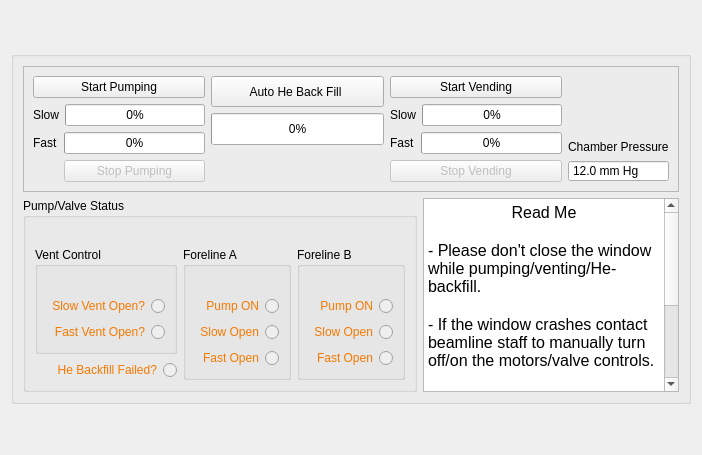
      <widget class="QWidget" name="tab_10">
       <attribute name="title">
        <string>Sample Exchange</string>
       </attribute>
       <layout class="QGridLayout" name="gridLayout_96">
        <item row="1" column="0">
         <widget class="QGroupBox" name="groupBox_22">
          <property name="styleSheet">
           <string notr="true">gridline-color: rgb(196, 160, 0);</string>
          </property>
          <property name="title">
           <string/>
          </property>
          <layout class="QGridLayout" name="gridLayout_105">
           <item row="1" column="1">
            <widget class="QTextEdit" name="textEdit">
             <property name="sizePolicy">
              <sizepolicy hsizetype="Expanding" vsizetype="Preferred">
               <horstretch>0</horstretch>
               <verstretch>0</verstretch>
              </sizepolicy>
             </property>
             <property name="readOnly">
              <bool>true</bool>
             </property>
             <property name="html">
              <string>&lt;!DOCTYPE HTML PUBLIC &quot;-//W3C//DTD HTML 4.0//EN&quot; &quot;http://www.w3.org/TR/REC-html40/strict.dtd&quot;&gt;
&lt;html&gt;&lt;head&gt;&lt;meta name=&quot;qrichtext&quot; content=&quot;1&quot; /&gt;&lt;style type=&quot;text/css&quot;&gt;
p, li { white-space: pre-wrap; }
&lt;/style&gt;&lt;/head&gt;&lt;body style=&quot; font-family:'Segoe UI'; font-size:12pt; font-weight:400; font-style:normal;&quot;&gt;
&lt;p align=&quot;center&quot; style=&quot; margin-top:0px; margin-bottom:0px; margin-left:0px; margin-right:0px; -qt-block-indent:0; text-indent:0px;&quot;&gt;Read Me&lt;/p&gt;
&lt;p style=&quot;-qt-paragraph-type:empty; margin-top:0px; margin-bottom:0px; margin-left:0px; margin-right:0px; -qt-block-indent:0; text-indent:0px;&quot;&gt;&lt;br /&gt;&lt;/p&gt;
&lt;p style=&quot; margin-top:0px; margin-bottom:0px; margin-left:0px; margin-right:0px; -qt-block-indent:0; text-indent:0px;&quot;&gt;- Please don't close the window while pumping/venting/He-backfill. &lt;/p&gt;
&lt;p style=&quot;-qt-paragraph-type:empty; margin-top:0px; margin-bottom:0px; margin-left:0px; margin-right:0px; -qt-block-indent:0; text-indent:0px;&quot;&gt;&lt;br /&gt;&lt;/p&gt;
&lt;p style=&quot; margin-top:0px; margin-bottom:0px; margin-left:0px; margin-right:0px; -qt-block-indent:0; text-indent:0px;&quot;&gt;- If the window crashes contact beamline staff to manually turn off/on the motors/valve controls. &lt;/p&gt;
&lt;p style=&quot;-qt-paragraph-type:empty; margin-top:0px; margin-bottom:0px; margin-left:0px; margin-right:0px; -qt-block-indent:0; text-indent:0px;&quot;&gt;&lt;br /&gt;&lt;/p&gt;
&lt;p style=&quot; margin-top:0px; margin-bottom:0px; margin-left:0px; margin-right:0px; -qt-block-indent:0; text-indent:0px;&quot;&gt;- Make sure the helium valve is ON before backfilling with Helium&lt;/p&gt;
&lt;p style=&quot;-qt-paragraph-type:empty; margin-top:0px; margin-bottom:0px; margin-left:0px; margin-right:0px; -qt-block-indent:0; text-indent:0px;&quot;&gt;&lt;br /&gt;&lt;/p&gt;
&lt;p style=&quot; margin-top:0px; margin-bottom:0px; margin-left:0px; margin-right:0px; -qt-block-indent:0; text-indent:0px;&quot;&gt;- If the pressure value is not changing as expeted for more than 10 minutes, contact beamline staff. &lt;/p&gt;&lt;/body&gt;&lt;/html&gt;</string>
             </property>
            </widget>
           </item>
           <item row="0" column="0" colspan="2">
            <widget class="QFrame" name="frame">
             <property name="frameShape">
              <enum>QFrame::StyledPanel</enum>
             </property>
             <property name="frameShadow">
              <enum>QFrame::Raised</enum>
             </property>
             <layout class="QGridLayout" name="gridLayout_104">
              <item row="0" column="1">
               <layout class="QGridLayout" name="gridLayout_69">
                <item row="0" column="0">
                 <widget class="QPushButton" name="pb_auto_he_fill">
                  <property name="enabled">
                   <bool>true</bool>
                  </property>
                  <property name="sizePolicy">
                   <sizepolicy hsizetype="Preferred" vsizetype="Preferred">
                    <horstretch>0</horstretch>
                    <verstretch>0</verstretch>
                   </sizepolicy>
                  </property>
                  <property name="styleSheet">
                   <string notr="true"/>
                  </property>
                  <property name="text">
                   <string>      Auto He Back Fill       </string>
                  </property>
                 </widget>
                </item>
                <item row="3" column="0">
                 <widget class="QLabel" name="label_81">
                  <property name="text">
                   <string/>
                  </property>
                 </widget>
                </item>
                <item row="2" column="0">
                 <widget class="QProgressBar" name="prb_he_backfill">
                  <property name="sizePolicy">
                   <sizepolicy hsizetype="Expanding" vsizetype="Preferred">
                    <horstretch>0</horstretch>
                    <verstretch>0</verstretch>
                   </sizepolicy>
                  </property>
                  <property name="value">
                   <number>0</number>
                  </property>
                 </widget>
                </item>
               </layout>
              </item>
              <item row="0" column="0">
               <layout class="QGridLayout" name="gridLayout_88">
                <item row="0" column="0">
                 <widget class="QPushButton" name="pb_start_pump">
                  <property name="enabled">
                   <bool>true</bool>
                  </property>
                  <property name="sizePolicy">
                   <sizepolicy hsizetype="Preferred" vsizetype="Preferred">
                    <horstretch>0</horstretch>
                    <verstretch>0</verstretch>
                   </sizepolicy>
                  </property>
                  <property name="toolTip">
                   <string>Starts the pumping protocol. Status of all the valves will be checked </string>
                  </property>
                  <property name="styleSheet">
                   <string notr="true"/>
                  </property>
                  <property name="text">
                   <string>Start Pumping</string>
                  </property>
                 </widget>
                </item>
                <item row="1" column="0">
                 <layout class="QGridLayout" name="gridLayout_87">
                  <item row="0" column="0">
                   <layout class="QGridLayout" name="gridLayout_39">
                    <item row="0" column="0">
                     <widget class="QLabel" name="label_57">
                      <property name="text">
                       <string>Slow</string>
                      </property>
                     </widget>
                    </item>
                    <item row="0" column="1">
                     <widget class="QProgressBar" name="prb_pump_slow">
                      <property name="sizePolicy">
                       <sizepolicy hsizetype="Expanding" vsizetype="Preferred">
                        <horstretch>0</horstretch>
                        <verstretch>0</verstretch>
                       </sizepolicy>
                      </property>
                      <property name="value">
                       <number>0</number>
                      </property>
                     </widget>
                    </item>
                   </layout>
                  </item>
                  <item row="1" column="0">
                   <layout class="QGridLayout" name="gridLayout_68">
                    <item row="0" column="1">
                     <widget class="QProgressBar" name="prb_pump_fast">
                      <property name="sizePolicy">
                       <sizepolicy hsizetype="Expanding" vsizetype="Preferred">
                        <horstretch>0</horstretch>
                        <verstretch>0</verstretch>
                       </sizepolicy>
                      </property>
                      <property name="value">
                       <number>0</number>
                      </property>
                     </widget>
                    </item>
                    <item row="0" column="0">
                     <widget class="QLabel" name="label_58">
                      <property name="text">
                       <string>Fast</string>
                      </property>
                     </widget>
                    </item>
                    <item row="1" column="1">
                     <widget class="QPushButton" name="pb_stopPump">
                      <property name="enabled">
                       <bool>false</bool>
                      </property>
                      <property name="sizePolicy">
                       <sizepolicy hsizetype="Preferred" vsizetype="Preferred">
                        <horstretch>0</horstretch>
                        <verstretch>0</verstretch>
                       </sizepolicy>
                      </property>
                      <property name="text">
                       <string>Stop Pumping</string>
                      </property>
                     </widget>
                    </item>
                   </layout>
                  </item>
                 </layout>
                </item>
               </layout>
              </item>
              <item row="0" column="3">
               <layout class="QGridLayout" name="gridLayout_72">
                <item row="0" column="0">
                 <widget class="QLabel" name="label_119">
                  <property name="sizePolicy">
                   <sizepolicy hsizetype="Preferred" vsizetype="Minimum">
                    <horstretch>0</horstretch>
                    <verstretch>0</verstretch>
                   </sizepolicy>
                  </property>
                  <property name="text">
                   <string>Chamber Pressure</string>
                  </property>
                  <property name="alignment">
                   <set>Qt::AlignBottom|Qt::AlignLeading|Qt::AlignLeft</set>
                  </property>
                 </widget>
                </item>
                <item row="1" column="0">
                 <widget class="QDoubleSpinBox" name="lcdPressure">
                  <property name="sizePolicy">
                   <sizepolicy hsizetype="Preferred" vsizetype="Fixed">
                    <horstretch>0</horstretch>
                    <verstretch>0</verstretch>
                   </sizepolicy>
                  </property>
                  <property name="styleSheet">
                   <string notr="true">font: 75 22pt &quot;C059&quot;;</string>
                  </property>
                  <property name="readOnly">
                   <bool>true</bool>
                  </property>
                  <property name="buttonSymbols">
                   <enum>QAbstractSpinBox::NoButtons</enum>
                  </property>
                  <property name="suffix">
                   <string> mm Hg</string>
                  </property>
                  <property name="decimals">
                   <number>1</number>
                  </property>
                  <property name="minimum">
                   <double>0.000000000000000</double>
                  </property>
                  <property name="maximum">
                   <double>800.000000000000000</double>
                  </property>
                  <property name="value">
                   <double>12.000000000000000</double>
                  </property>
                 </widget>
                </item>
               </layout>
              </item>
              <item row="0" column="2">
               <layout class="QGridLayout" name="gridLayout_81">
                <item row="2" column="0">
                 <layout class="QGridLayout" name="gridLayout_47">
                  <item row="0" column="0">
                   <widget class="QLabel" name="label_71">
                    <property name="text">
                     <string>Fast</string>
                    </property>
                   </widget>
                  </item>
                  <item row="0" column="1">
                   <widget class="QProgressBar" name="prb_vent_fast">
                    <property name="sizePolicy">
                     <sizepolicy hsizetype="Expanding" vsizetype="Preferred">
                      <horstretch>0</horstretch>
                      <verstretch>0</verstretch>
                     </sizepolicy>
                    </property>
                    <property name="value">
                     <number>0</number>
                    </property>
                   </widget>
                  </item>
                 </layout>
                </item>
                <item row="0" column="0">
                 <widget class="QPushButton" name="pb_vent">
                  <property name="enabled">
                   <bool>true</bool>
                  </property>
                  <property name="sizePolicy">
                   <sizepolicy hsizetype="Preferred" vsizetype="Preferred">
                    <horstretch>0</horstretch>
                    <verstretch>0</verstretch>
                   </sizepolicy>
                  </property>
                  <property name="toolTip">
                   <string>Status of all the motors and valves will be checked</string>
                  </property>
                  <property name="styleSheet">
                   <string notr="true"/>
                  </property>
                  <property name="text">
                   <string>Start Vending</string>
                  </property>
                 </widget>
                </item>
                <item row="1" column="0">
                 <layout class="QGridLayout" name="gridLayout_70">
                  <item row="0" column="0">
                   <widget class="QLabel" name="label_59">
                    <property name="text">
                     <string>Slow</string>
                    </property>
                   </widget>
                  </item>
                  <item row="0" column="1">
                   <widget class="QProgressBar" name="prb_vent_slow">
                    <property name="sizePolicy">
                     <sizepolicy hsizetype="Expanding" vsizetype="Preferred">
                      <horstretch>0</horstretch>
                      <verstretch>0</verstretch>
                     </sizepolicy>
                    </property>
                    <property name="value">
                     <number>0</number>
                    </property>
                   </widget>
                  </item>
                 </layout>
                </item>
                <item row="3" column="0">
                 <widget class="QPushButton" name="pb_stopVent">
                  <property name="enabled">
                   <bool>false</bool>
                  </property>
                  <property name="sizePolicy">
                   <sizepolicy hsizetype="Preferred" vsizetype="Preferred">
                    <horstretch>0</horstretch>
                    <verstretch>0</verstretch>
                   </sizepolicy>
                  </property>
                  <property name="text">
                   <string>Stop Vending</string>
                  </property>
                 </widget>
                </item>
               </layout>
              </item>
             </layout>
            </widget>
           </item>
           <item row="1" column="0">
            <widget class="QGroupBox" name="groupBox_27">
             <property name="enabled">
              <bool>true</bool>
             </property>
             <property name="title">
              <string>Pump/Valve Status</string>
             </property>
             <layout class="QGridLayout" name="gridLayout_103">
              <item row="0" column="0">
               <widget class="QLabel" name="label_144">
                <property name="sizePolicy">
                 <sizepolicy hsizetype="Fixed" vsizetype="Fixed">
                  <horstretch>0</horstretch>
                  <verstretch>0</verstretch>
                 </sizepolicy>
                </property>
                <property name="text">
                 <string/>
                </property>
               </widget>
              </item>
              <item row="1" column="0">
               <widget class="QGroupBox" name="groupBox_28">
                <property name="title">
                 <string>Vent Control</string>
                </property>
                <layout class="QGridLayout" name="gridLayout_89">
                 <item row="1" column="0">
                  <widget class="QRadioButton" name="rb_slow_vent">
                   <property name="enabled">
                    <bool>false</bool>
                   </property>
                   <property name="sizePolicy">
                    <sizepolicy hsizetype="Preferred" vsizetype="Preferred">
                     <horstretch>0</horstretch>
                     <verstretch>0</verstretch>
                    </sizepolicy>
                   </property>
                   <property name="layoutDirection">
                    <enum>Qt::RightToLeft</enum>
                   </property>
                   <property name="styleSheet">
                    <string notr="true">color: rgb(245, 121, 0);</string>
                   </property>
                   <property name="text">
                    <string>Slow Vent Open?</string>
                   </property>
                   <property name="autoExclusive">
                    <bool>false</bool>
                   </property>
                  </widget>
                 </item>
                 <item row="2" column="0">
                  <widget class="QRadioButton" name="rb_fast_vent">
                   <property name="enabled">
                    <bool>false</bool>
                   </property>
                   <property name="sizePolicy">
                    <sizepolicy hsizetype="Preferred" vsizetype="Preferred">
                     <horstretch>0</horstretch>
                     <verstretch>0</verstretch>
                    </sizepolicy>
                   </property>
                   <property name="layoutDirection">
                    <enum>Qt::RightToLeft</enum>
                   </property>
                   <property name="styleSheet">
                    <string notr="true">color: rgb(245, 121, 0);</string>
                   </property>
                   <property name="text">
                    <string>Fast Vent Open?</string>
                   </property>
                   <property name="checkable">
                    <bool>true</bool>
                   </property>
                   <property name="autoExclusive">
                    <bool>false</bool>
                   </property>
                  </widget>
                 </item>
                 <item row="0" column="0">
                  <widget class="QLabel" name="label_145">
                   <property name="sizePolicy">
                    <sizepolicy hsizetype="Fixed" vsizetype="Fixed">
                     <horstretch>0</horstretch>
                     <verstretch>0</verstretch>
                    </sizepolicy>
                   </property>
                   <property name="text">
                    <string/>
                   </property>
                  </widget>
                 </item>
                </layout>
               </widget>
              </item>
              <item row="1" column="1" rowspan="2">
               <widget class="QGroupBox" name="groupBox_29">
                <property name="title">
                 <string>Foreline A</string>
                </property>
                <layout class="QGridLayout" name="gridLayout_101">
                 <item row="3" column="0">
                  <widget class="QRadioButton" name="rb_pumpA_fast">
                   <property name="enabled">
                    <bool>false</bool>
                   </property>
                   <property name="sizePolicy">
                    <sizepolicy hsizetype="Preferred" vsizetype="Preferred">
                     <horstretch>0</horstretch>
                     <verstretch>0</verstretch>
                    </sizepolicy>
                   </property>
                   <property name="layoutDirection">
                    <enum>Qt::RightToLeft</enum>
                   </property>
                   <property name="styleSheet">
                    <string notr="true">color: rgb(245, 121, 0);</string>
                   </property>
                   <property name="text">
                    <string>Fast Open</string>
                   </property>
                   <property name="autoExclusive">
                    <bool>false</bool>
                   </property>
                  </widget>
                 </item>
                 <item row="2" column="0">
                  <widget class="QRadioButton" name="rb_pumpA_slow">
                   <property name="enabled">
                    <bool>false</bool>
                   </property>
                   <property name="sizePolicy">
                    <sizepolicy hsizetype="Preferred" vsizetype="Preferred">
                     <horstretch>0</horstretch>
                     <verstretch>0</verstretch>
                    </sizepolicy>
                   </property>
                   <property name="layoutDirection">
                    <enum>Qt::RightToLeft</enum>
                   </property>
                   <property name="styleSheet">
                    <string notr="true">color: rgb(245, 121, 0);</string>
                   </property>
                   <property name="text">
                    <string>Slow Open</string>
                   </property>
                   <property name="autoExclusive">
                    <bool>false</bool>
                   </property>
                  </widget>
                 </item>
                 <item row="1" column="0">
                  <widget class="QRadioButton" name="rb_pumpA_on">
                   <property name="enabled">
                    <bool>false</bool>
                   </property>
                   <property name="sizePolicy">
                    <sizepolicy hsizetype="Preferred" vsizetype="Preferred">
                     <horstretch>0</horstretch>
                     <verstretch>0</verstretch>
                    </sizepolicy>
                   </property>
                   <property name="layoutDirection">
                    <enum>Qt::RightToLeft</enum>
                   </property>
                   <property name="styleSheet">
                    <string notr="true">color: rgb(245, 121, 0);</string>
                   </property>
                   <property name="text">
                    <string>Pump ON</string>
                   </property>
                   <property name="autoExclusive">
                    <bool>false</bool>
                   </property>
                  </widget>
                 </item>
                 <item row="0" column="0">
                  <widget class="QLabel" name="label_146">
                   <property name="sizePolicy">
                    <sizepolicy hsizetype="Fixed" vsizetype="Fixed">
                     <horstretch>0</horstretch>
                     <verstretch>0</verstretch>
                    </sizepolicy>
                   </property>
                   <property name="text">
                    <string/>
                   </property>
                  </widget>
                 </item>
                </layout>
               </widget>
              </item>
              <item row="1" column="2" rowspan="2">
               <widget class="QGroupBox" name="groupBox_30">
                <property name="title">
                 <string>Foreline B</string>
                </property>
                <layout class="QGridLayout" name="gridLayout_102">
                 <item row="3" column="0">
                  <widget class="QRadioButton" name="rb_pumpB_slow">
                   <property name="enabled">
                    <bool>false</bool>
                   </property>
                   <property name="sizePolicy">
                    <sizepolicy hsizetype="Preferred" vsizetype="Preferred">
                     <horstretch>0</horstretch>
                     <verstretch>0</verstretch>
                    </sizepolicy>
                   </property>
                   <property name="layoutDirection">
                    <enum>Qt::RightToLeft</enum>
                   </property>
                   <property name="styleSheet">
                    <string notr="true">color: rgb(245, 121, 0);</string>
                   </property>
                   <property name="text">
                    <string>Slow Open</string>
                   </property>
                   <property name="autoExclusive">
                    <bool>false</bool>
                   </property>
                  </widget>
                 </item>
                 <item row="2" column="0">
                  <widget class="QRadioButton" name="rb_pumpB_on">
                   <property name="enabled">
                    <bool>false</bool>
                   </property>
                   <property name="sizePolicy">
                    <sizepolicy hsizetype="Preferred" vsizetype="Preferred">
                     <horstretch>0</horstretch>
                     <verstretch>0</verstretch>
                    </sizepolicy>
                   </property>
                   <property name="layoutDirection">
                    <enum>Qt::RightToLeft</enum>
                   </property>
                   <property name="styleSheet">
                    <string notr="true">color: rgb(245, 121, 0);</string>
                   </property>
                   <property name="text">
                    <string>Pump ON</string>
                   </property>
                   <property name="autoExclusive">
                    <bool>false</bool>
                   </property>
                  </widget>
                 </item>
                 <item row="4" column="0">
                  <widget class="QRadioButton" name="rb_pumpB_fast">
                   <property name="enabled">
                    <bool>false</bool>
                   </property>
                   <property name="sizePolicy">
                    <sizepolicy hsizetype="Preferred" vsizetype="Preferred">
                     <horstretch>0</horstretch>
                     <verstretch>0</verstretch>
                    </sizepolicy>
                   </property>
                   <property name="layoutDirection">
                    <enum>Qt::RightToLeft</enum>
                   </property>
                   <property name="styleSheet">
                    <string notr="true">color: rgb(245, 121, 0);</string>
                   </property>
                   <property name="text">
                    <string>Fast Open</string>
                   </property>
                   <property name="autoExclusive">
                    <bool>false</bool>
                   </property>
                  </widget>
                 </item>
                 <item row="1" column="0">
                  <widget class="QLabel" name="label_147">
                   <property name="sizePolicy">
                    <sizepolicy hsizetype="Fixed" vsizetype="Fixed">
                     <horstretch>0</horstretch>
                     <verstretch>0</verstretch>
                    </sizepolicy>
                   </property>
                   <property name="text">
                    <string/>
                   </property>
                  </widget>
                 </item>
                </layout>
               </widget>
              </item>
              <item row="2" column="0">
               <widget class="QRadioButton" name="rb_he_backfill_fail">
                <property name="enabled">
                 <bool>false</bool>
                </property>
                <property name="sizePolicy">
                 <sizepolicy hsizetype="Preferred" vsizetype="Preferred">
                  <horstretch>0</horstretch>
                  <verstretch>0</verstretch>
                 </sizepolicy>
                </property>
                <property name="layoutDirection">
                 <enum>Qt::RightToLeft</enum>
                </property>
                <property name="styleSheet">
                 <string notr="true">color: rgb(245, 121, 0);</string>
                </property>
                <property name="text">
                 <string>He Backfill Failed?</string>
                </property>
               </widget>
              </item>
             </layout>
            </widget>
           </item>
          </layout>
         </widget>
        </item>
        <item row="0" column="0">
         <spacer name="verticalSpacer_8">
          <property name="orientation">
           <enum>Qt::Vertical</enum>
          </property>
          <property name="sizeType">
           <enum>QSizePolicy::Minimum</enum>
          </property>
          <property name="sizeHint" stdset="0">
           <size>
            <width>20</width>
            <height>40</height>
           </size>
          </property>
         </spacer>
        </item>
        <item row="2" column="0">
         <spacer name="verticalSpacer_4">
          <property name="orientation">
           <enum>Qt::Vertical</enum>
          </property>
          <property name="sizeHint" stdset="0">
           <size>
            <width>20</width>
            <height>40</height>
           </size>
          </property>
         </spacer>
        </item>
       </layout>
      </widget>
